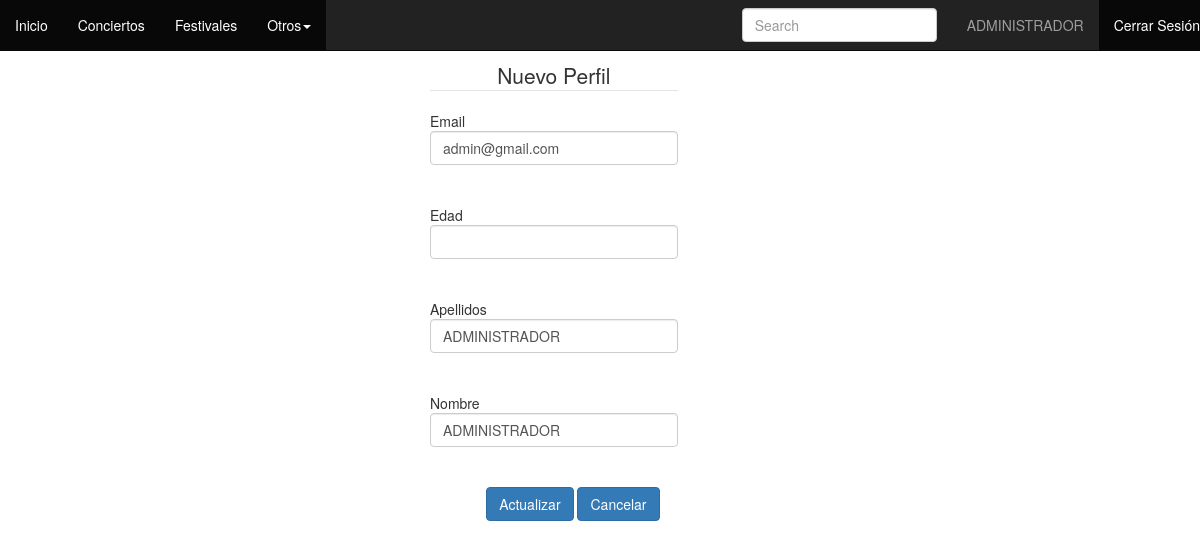
/usuarios/actualizar_perfil_usuario.php?id=admin@gmail.com (signed in), run on the app's committed database.
### tables this page shows
CREATE TABLE `usuarios` (
  `CORREO_ELECTRONICO` varchar(50) NOT NULL,
  `PASSWD` varchar(64) NOT NULL,
  `FECHA_ALTA` date DEFAULT NULL,
  `EDAD` int(3) DEFAULT NULL,
  `APELLIDOS` varchar(50) NOT NULL,
  `NOMBRE` varchar(50) NOT NULL,
  `TIPO_USUARIO` tinyint(1) DEFAULT NULL
);

### usuarios/actualizar_perfil_usuario.php (the view, shortened to what this page needs)
<!DOCTYPE html>
<html lang="">
  <head>
    <link rel="stylesheet" href="../css/bootstrap.min.css">
    </head>
    <body>
      <?php
      $id = $_GET['id'];
        include 'conexion.php';
        include 'barra_menu_perfil.php';
      if ($result = $connection->query("SELECT * from usuarios
        where CORREO_ELECTRONICO = '$id';")) {
        $obj = $result->fetch_object();
        echo "<br><br><br>";
        echo "<div class='container-fluid'>";
          echo "<div class='col-md-offset-4 col-md-3'>";
        echo "<form method='post'>";
        echo "<legend class='text-center'>Nuevo Perfil</legend>";
        echo "Email <input class='form-control' name='email' value='$obj->CORREO_ELECTRONICO' required \><br><br>";
        echo "Edad <input class='form-control' name='edad' type='text' value'$obj->EDAD' required\><br><br>";
        echo "Apellidos <input class='form-control' name='apellidos' value='$obj->APELLIDOS' required \><br><br>";
        echo "Nombre <input class='form-control' name='nombre' value='$obj->NOMBRE' required \><br><br>";
        ?>
        <div class="col-md-offset-2 col-md-10">
        <input class="btn btn-primary" type='submit' name='send' value='Actualizar'>
        <a class="btn btn-primary" href="perfil_usuario.php" role="button">Cancelar</a>
        </div>
      </form>
      <?php
      } else {
            echo "Error: ".$result."<br>".mysqli_error($connection);
      }
      ?>
      </div>
    </div>
    </body>
</html>

### data on the page
usuarios: email "admin@gmail.com", apellidos "ADMINISTRADOR", nombre "ADMINISTRADOR"

### other printed values
$_SESSION['NOMBRE'] "ADMINISTRADOR"
